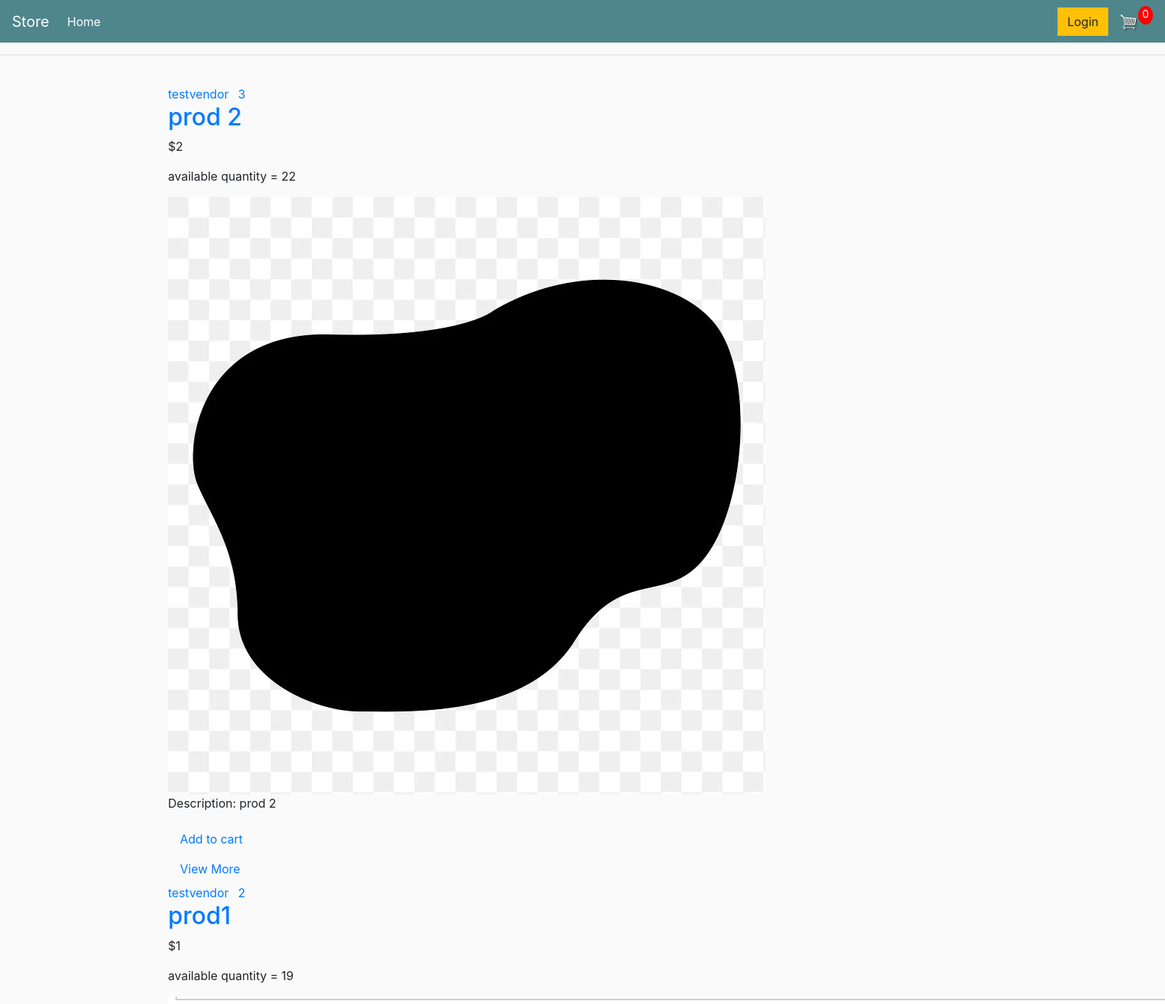
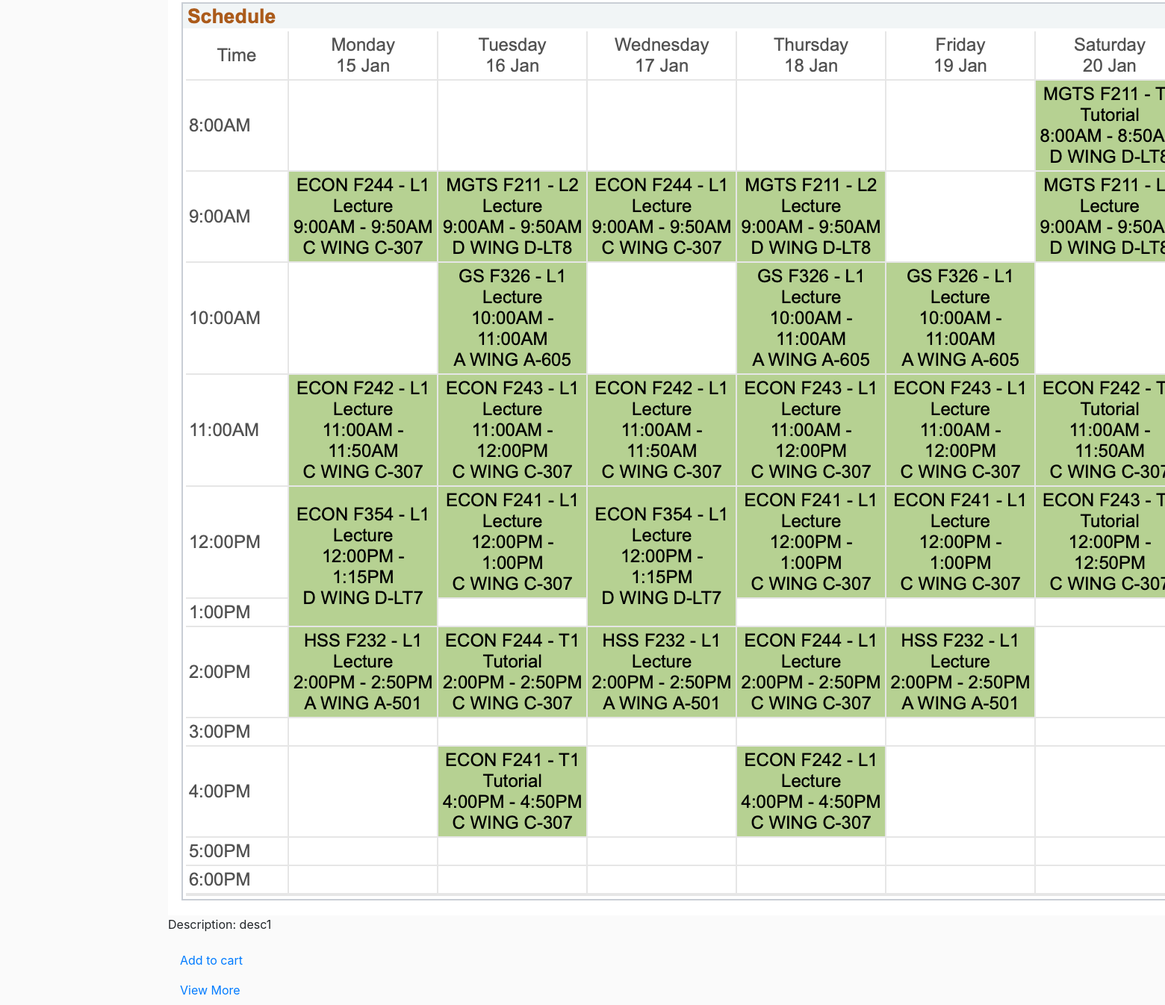
The page / on the database its author committed (2 pictures, top to bottom).
### store/models.py (models this page shows, shortened)
class Product(models.Model):
    title = models.CharField(max_length=100, null=True)
    image = models.ImageField(upload_to='prod_pics')
    description = models.TextField(max_length=400, default="")
    price = models.IntegerField()
    seller = models.ForeignKey(CustomUser, on_delete=models.CASCADE, blank=True, null=True)
    quantity = models.IntegerField(default=0)
    orders = models.IntegerField(default=0)

### users/models.py (models this page shows, shortened)
class CustomUser(AbstractBaseUser, PermissionsMixin):
    username = models.CharField(max_length=150, unique=True)
    email = models.EmailField(max_length=150, unique=True)
    is_staff = models.BooleanField(default=False)
    is_active = models.BooleanField(default=True)
    is_superuser = models.BooleanField(default=False)
    is_vendor = models.BooleanField(default=False)
    objects = CustomUserManager()
    USERNAME_FIELD = 'username'
    EMAIL_FIELD = 'email'
    REQUIRED_FIELDS = ['email']
    class Meta:
        verbose_name = 'CustomUser'
        verbose_name_plural = 'CustomUsers'
    def __str__(self):
        return self.username
    """
    @property
    def is_vendor(self):
        return self.is_vendor
    """

### store/views.py (the view)
# urls.py: path('', ProductListView.as_view(), name='store'),
class ProductListView(ListView):
    model = Product
    template_name = 'store/store.html'
    context_object_name = 'products'
    ordering = ['-price']

### store/templates/store/store.html
{% extends 'store/main.html' %}
{% load static %}
{% block content %}
	{% for product in products %}
	<article class="media content-section">
	<div class="media-body">
		<div class="article-metadata">
		<a class="mr-2" href="#">{{ product.seller }}</a>
		<a class="mr-2" href="#">{{ product.id }}</a>
		</div>
		<h2><a class="article-title" href="{% url 'product_detail' product.id %}">{{ product.title }}</a></h2>
		<p class="article-content">${{ product.price }}</p>
		<p class="article-content">available quantity = {{ product.quantity }}</p>
		<img class="article-img" src="{{ product.image.url }}" alt="{{ product.title }}">
		<p class="article-content">Description:
		{{ product.description }}</p>
		<a class="nav-item nav-link" href="{% url 'add_to_cart' product.id%}">Add to cart</a>
		<a class="nav-item nav-link" href="#">View More</a>
	</div>
	</article>
	{% endfor %}
{% endblock content %}

### static/css/main.css (style rules this page uses)
body { background-color: hsl(0, 0%, 98%); }
h1,h2,h3,h4,h5,h6 { color:hsl(0, 0%, 30%); }

### rows shown on the page
Product: seller "testvendor", id "3", title "prod 2", price "2", quantity "22", image (picture), description "prod 2"
Product: seller "testvendor", id "2", title "prod1", price "1", quantity "19", image (picture), description "desc1"
